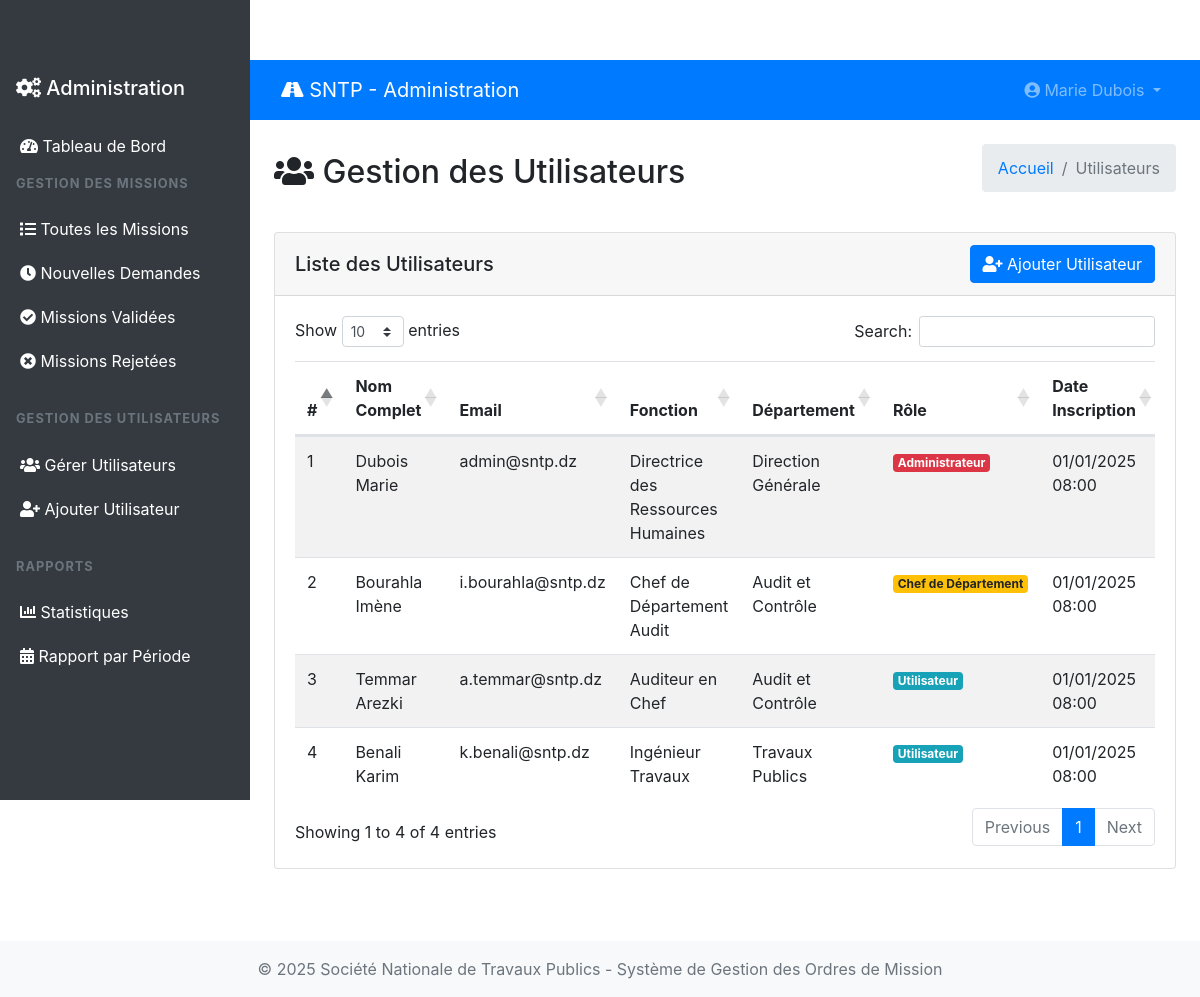
The page /admin/manage-users.php (signed in) on the database its author committed.
### tables this page shows
CREATE TABLE `tblusers` (
  `ID` int(10) NOT NULL,
  `Nom` varchar(200) DEFAULT NULL,
  `Prenom` varchar(200) DEFAULT NULL,
  `Email` varchar(200) DEFAULT NULL,
  `Fonction` varchar(200) DEFAULT NULL,
  `Departement` varchar(200) DEFAULT NULL,
  `MobileNumber` bigint(10) DEFAULT NULL,
  `Password` varchar(200) NOT NULL,
  `Role` enum('admin','chef_departement','user') DEFAULT 'user',
  `RegDate` timestamp NULL DEFAULT current_timestamp()
);

### admin/manage-users.php (the view, shortened to what this page needs)
<?php
include('includes/dbconnection.php');
if (strlen($_SESSION['GMSaid']) == 0) {
    header('location:logout.php');
} else {
?>
<!DOCTYPE html>
<html lang="fr">
<head>
    <link href="https://cdn.jsdelivr.net/npm/bootstrap@4.6.2/dist/css/bootstrap.min.css" rel="stylesheet">
    <link href="https://cdnjs.cloudflare.com/ajax/libs/font-awesome/5.15.4/css/all.min.css" rel="stylesheet">
    <link href="https://cdn.datatables.net/1.11.5/css/dataTables.bootstrap4.min.css" rel="stylesheet">
</head>
<body>
    <?php include_once('includes/sidebar.php'); ?>
    <div class="main-content">
        <?php include_once('includes/header.php'); ?>
        <div class="container-fluid p-4">
            <div class="d-flex justify-content-between align-items-center mb-4">
                <h2><i class="fas fa-users"></i> Gestion des Utilisateurs</h2>
                <nav aria-label="breadcrumb">
                    <ol class="breadcrumb">
                        <li class="breadcrumb-item"><a href="dashboard.php">Accueil</a></li>
                        <li class="breadcrumb-item active">Utilisateurs</li>
                    </ol>
                </nav>
            </div>
            <div class="card">
                <div class="card-header d-flex justify-content-between align-items-center">
                    <h5 class="mb-0">Liste des Utilisateurs</h5>
                    <a href="add-user.php" class="btn btn-primary">
                        <i class="fas fa-user-plus"></i> Ajouter Utilisateur
                    </a>
                </div>
                <div class="card-body">
                    <div class="table-responsive">
                        <table class="table table-striped data-table">
                            <thead>
                                <tr>
                                    <th>#</th>
                                    <th>Nom Complet</th>
                                    <th>Email</th>
                                    <th>Fonction</th>
                                    <th>Département</th>
                                    <th>Rôle</th>
                                    <th>Date Inscription</th>
                                </tr>
                            </thead>
                            <tbody>
                                <?php
                                $sql = "SELECT * FROM tblusers ORDER BY RegDate DESC";
                                $query = $dbh->prepare($sql);
                                $query->execute();
                                $results = $query->fetchAll(PDO::FETCH_OBJ);
                                $cnt = 1;
                                if($query->rowCount() > 0) {
                                    foreach($results as $row) {
                                ?>
                                <tr>
                                    <td><?php echo htmlentities($cnt); ?></td>
                                    <td>
                                        <?php echo htmlentities($row->Nom . ' ' . $row->Prenom); ?>
                                    </td>
                                    <td><?php echo htmlentities($row->Email); ?></td>
                                    <td><?php echo htmlentities($row->Fonction); ?></td>
                                    <td><?php echo htmlentities($row->Departement); ?></td>
                                    <td>
                                        <?php if($row->Role == 'admin') { ?>
                                            <span class="badge badge-danger">Administrateur</span>
                                        <?php } elseif($row->Role == 'chef_departement') { ?>
                                            <span class="badge badge-warning">Chef de Département</span>
                                        <?php } else { ?>
                                            <span class="badge badge-info">Utilisateur</span>
                                        <?php } ?>
                                    </td>
                                    <td><?php echo date('d/m/Y H:i', strtotime($row->RegDate)); ?></td>
                                </tr>
                                <?php $cnt++; }} ?>
                            </tbody>
                        </table>
                    </div>
                </div>
            </div>
        </div>
    </div>
    <?php include_once('includes/footer.php'); ?>
</body>
</html>
<?php } ?>

### admin/includes/header.php (shortened to what this page needs)
<nav class="navbar navbar-expand-lg navbar-dark bg-primary">
    <div class="container-fluid">
        <a class="navbar-brand" href="dashboard.php">
            <i class="fas fa-road"></i> SNTP - Administration
        </a>
        <div class="collapse navbar-collapse" id="navbarNav">
            <ul class="navbar-nav ml-auto">
                <li class="nav-item dropdown">
                    <a class="nav-link dropdown-toggle" href="#" id="navbarDropdown" role="button" data-toggle="dropdown">
                        <i class="fas fa-user-circle"></i>
                        <?php
                        $aid = $_SESSION['GMSaid'];
                        $sql = "SELECT Nom,Prenom FROM tblusers WHERE ID=:aid";
                        $query = $dbh->prepare($sql);
                        $query->bindParam(':aid',$aid,PDO::PARAM_STR);
                        $query->execute();
                        $result = $query->fetch(PDO::FETCH_OBJ);
                        echo htmlentities($result->Prenom . ' ' . $result->Nom);
                        ?>
                    </a>
                </li>
            </ul>
        </div>
    </div>
</nav>

### admin/includes/sidebar.php (style rules this page uses)
.main-content { margin-left: 250px; padding-top: 60px; }
.nav-link { padding: 10px 20px; border-radius: 0; transition: background-color 0.3s; }

### rows shown on the page
tblusers: Prenom+Nom "Marie Dubois", Nom+Prenom "Dubois Marie", Email "admin@sntp.dz", Fonction "Directrice des Ressources Humaines", Departement "Direction Générale", Role "Administrateur", RegDate "01/01/2025 08:00"
tblusers: Nom+Prenom "Bourahla Imène", Email "i.bourahla@sntp.dz", Fonction "Chef de Département Audit", Departement "Audit et Contrôle", Role "Chef de Département", RegDate "01/01/2025 08:00"
tblusers: Nom+Prenom "Temmar Arezki", Email "a.temmar@sntp.dz", Fonction "Auditeur en Chef", Departement "Audit et Contrôle", Role "Utilisateur", RegDate "01/01/2025 08:00"
tblusers: Nom+Prenom "Benali Karim", Email "k.benali@sntp.dz", Fonction "Ingénieur Travaux", Departement "Travaux Publics", Role "Utilisateur", RegDate "01/01/2025 08:00"
